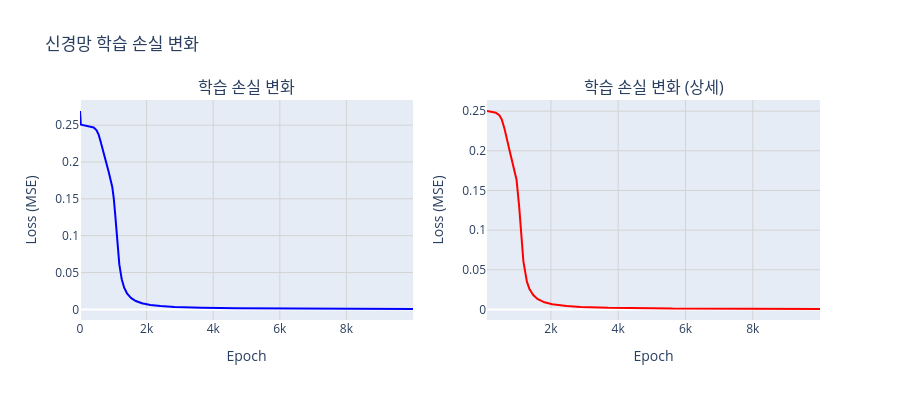

Write notebook code for a chart like this one.
### Code cell
# 서브플롯 생성
fig = make_subplots(
    rows=1, cols=2,
    subplot_titles=('학습 손실 변화', '학습 손실 변화 (상세)'),
    specs=[[{"secondary_y": False}, {"secondary_y": False}]]
)

# 첫 번째 그래프 - 전체 손실 변화
fig.add_trace(
    go.Scatter(x=list(range(len(losses))), y=losses, 
               mode='lines', name='전체 손실',
               line=dict(color='blue')),
    row=1, col=1
)

# 두 번째 그래프 - 상세 손실 변화 (100 에포크 이후)
fig.add_trace(
    go.Scatter(x=list(range(100, len(losses))), y=losses[100:], 
               mode='lines', name='상세 손실',
               line=dict(color='red')),
    row=1, col=2
)

# 레이아웃 업데이트
fig.update_layout(
    title_text="신경망 학습 손실 변화",
    showlegend=False,
    height=400
)

# x축과 y축 레이블 설정
fig.update_xaxes(title_text="Epoch", row=1, col=1)
fig.update_yaxes(title_text="Loss (MSE)", row=1, col=1)
fig.update_xaxes(title_text="Epoch", row=1, col=2)
fig.update_yaxes(title_text="Loss (MSE)", row=1, col=2)

# 격자 추가
fig.update_xaxes(showgrid=True, gridwidth=1, gridcolor='lightgray')
fig.update_yaxes(showgrid=True, gridwidth=1, gridcolor='lightgray')

fig.show()

### Figure 1 — Plotly figure (JSON) as saved in the notebook; plotly's stock layout.template omitted (floating-point values rounded to 4 significant figures; data arrays with more than 128 entries replaced by an {"elided": "..."} marker saying what was removed)
{"data": [{"line": {"color": "blue"}, "mode": "lines", "name": "전체 손실", "type": "scatter", "x": {"elided": "10000 int values"}, "xaxis": "x", "y": {"elided": "10000 float values"}, "yaxis": "y"}, {"line": {"color": "red"}, "mode": "lines", "name": "상세 손실", "type": "scatter", "x": {"elided": "9900 int values"}, "xaxis": "x2", "y": {"elided": "9900 float values"}, "yaxis": "y2"}], "layout": {"annotations": [{"font": {"size": 16}, "showarrow": false, "text": "학습 손실 변화", "x": 0.225, "xanchor": "center", "xref": "paper", "y": 1, "yanchor": "bottom", "yref": "paper"}, {"font": {"size": 16}, "showarrow": false, "text": "학습 손실 변화 (상세)", "x": 0.775, "xanchor": "center", "xref": "paper", "y": 1, "yanchor": "bottom", "yref": "paper"}], "height": 400, "showlegend": false, "title": {"text": "신경망 학습 손실 변화"}, "xaxis": {"anchor": "y", "domain": [0, 0.45], "gridcolor": "lightgray", "gridwidth": 1, "showgrid": true, "title": {"text": "Epoch"}}, "xaxis2": {"anchor": "y2", "domain": [0.55, 1], "gridcolor": "lightgray", "gridwidth": 1, "showgrid": true, "title": {"text": "Epoch"}}, "yaxis": {"anchor": "x", "domain": [0, 1], "gridcolor": "lightgray", "gridwidth": 1, "showgrid": true, "title": {"text": "Loss (MSE)"}}, "yaxis2": {"anchor": "x2", "domain": [0, 1], "gridcolor": "lightgray", "gridwidth": 1, "showgrid": true, "title": {"text": "Loss (MSE)"}}}}
